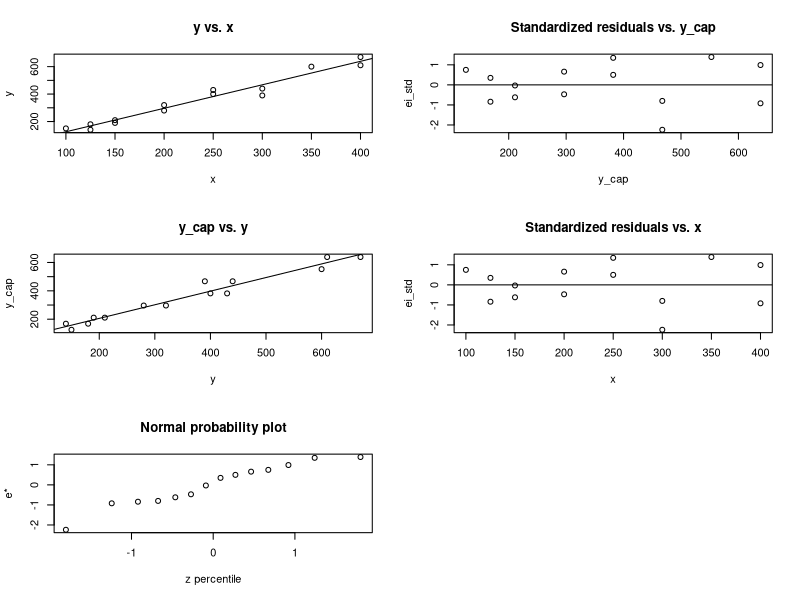

Source code (R):
#Ex13.2, Page 526

x<-c(100,125,125,150,150,200,200,250,250,300,300,350,400,400)
y<-c(150,140,180,210,190,320,280,400,430,440,390,600,610,670)
y_cap<-(-45.55)+(1.71*x)
m1<-lm(y~x)
ei<-round(resid(m1),digits=1)
ei_std<-round(rstandard(m1),digits=2)
df<-data.frame(x,y,y_cap,ei,ei_std)
print(df)

par(mfrow=c(3,2))
plot(x,y,main="y vs. x")
abline(m1)
plot(y_cap,ei_std,main="Standardized residuals vs. y_cap")
abline(0,0)
plot(y,y_cap,main="y_cap vs. y")
abline(lm(y_cap~y))
plot(x,ei_std,main="Standardized residuals vs. x")
abline(0,0)
qqnorm(ei_std,xlab="z percentile",ylab="e*",main="Normal probability plot")
